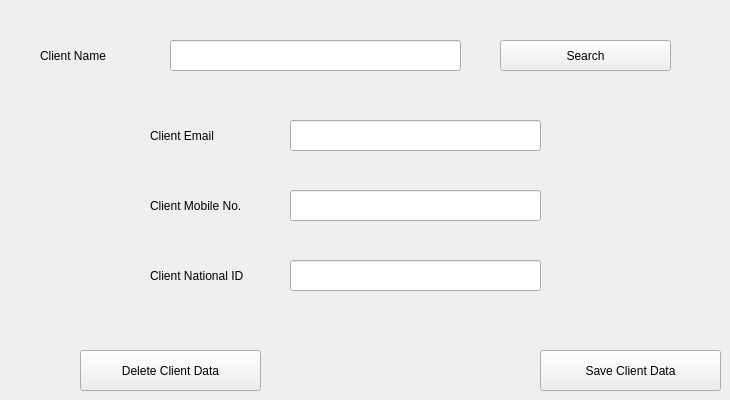
      <widget class="QWidget" name="tab_15">
       <attribute name="title">
        <string>Edit or Delete A Client</string>
       </attribute>
       <widget class="QPushButton" name="EditBookTab_Save_Button_2">
        <property name="geometry">
         <rect>
          <x>540</x>
          <y>350</y>
          <width>181</width>
          <height>41</height>
         </rect>
        </property>
        <property name="text">
         <string>Save Client Data</string>
        </property>
       </widget>
       <widget class="QPushButton" name="EditBookTab_Delete_Button_2">
        <property name="geometry">
         <rect>
          <x>80</x>
          <y>350</y>
          <width>181</width>
          <height>41</height>
         </rect>
        </property>
        <property name="text">
         <string>Delete Client Data</string>
        </property>
       </widget>
       <widget class="QPushButton" name="EditBookTab_Search_2">
        <property name="geometry">
         <rect>
          <x>500</x>
          <y>40</y>
          <width>171</width>
          <height>31</height>
         </rect>
        </property>
        <property name="text">
         <string>Search</string>
        </property>
       </widget>
       <widget class="QLineEdit" name="AddBookTab_BookTitle_TextBox_3">
        <property name="geometry">
         <rect>
          <x>170</x>
          <y>40</y>
          <width>291</width>
          <height>31</height>
         </rect>
        </property>
        <property name="text">
         <string/>
        </property>
       </widget>
       <widget class="QLabel" name="label_21">
        <property name="geometry">
         <rect>
          <x>40</x>
          <y>40</y>
          <width>121</width>
          <height>31</height>
         </rect>
        </property>
        <property name="text">
         <string>Client Name</string>
        </property>
       </widget>
       <widget class="QLabel" name="label_27">
        <property name="geometry">
         <rect>
          <x>150</x>
          <y>120</y>
          <width>121</width>
          <height>31</height>
         </rect>
        </property>
        <property name="text">
         <string>Client Email</string>
        </property>
       </widget>
       <widget class="QLabel" name="label_28">
        <property name="geometry">
         <rect>
          <x>150</x>
          <y>260</y>
          <width>121</width>
          <height>31</height>
         </rect>
        </property>
        <property name="text">
         <string>Client National ID</string>
        </property>
       </widget>
       <widget class="QLineEdit" name="AddBookTab_BookCode_TextBox_8">
        <property name="geometry">
         <rect>
          <x>290</x>
          <y>190</y>
          <width>251</width>
          <height>31</height>
         </rect>
        </property>
       </widget>
       <widget class="QLabel" name="label_52">
        <property name="geometry">
         <rect>
          <x>150</x>
          <y>190</y>
          <width>121</width>
          <height>31</height>
         </rect>
        </property>
        <property name="text">
         <string>Client Mobile No.</string>
        </property>
       </widget>
       <widget class="QLineEdit" name="AddBookTab_BookCode_TextBox_9">
        <property name="geometry">
         <rect>
          <x>290</x>
          <y>120</y>
          <width>251</width>
          <height>31</height>
         </rect>
        </property>
       </widget>
       <widget class="QLineEdit" name="AddBookTab_BookCode_TextBox_10">
        <property name="geometry">
         <rect>
          <x>290</x>
          <y>260</y>
          <width>251</width>
          <height>31</height>
         </rect>
        </property>
       </widget>
      </widget>
